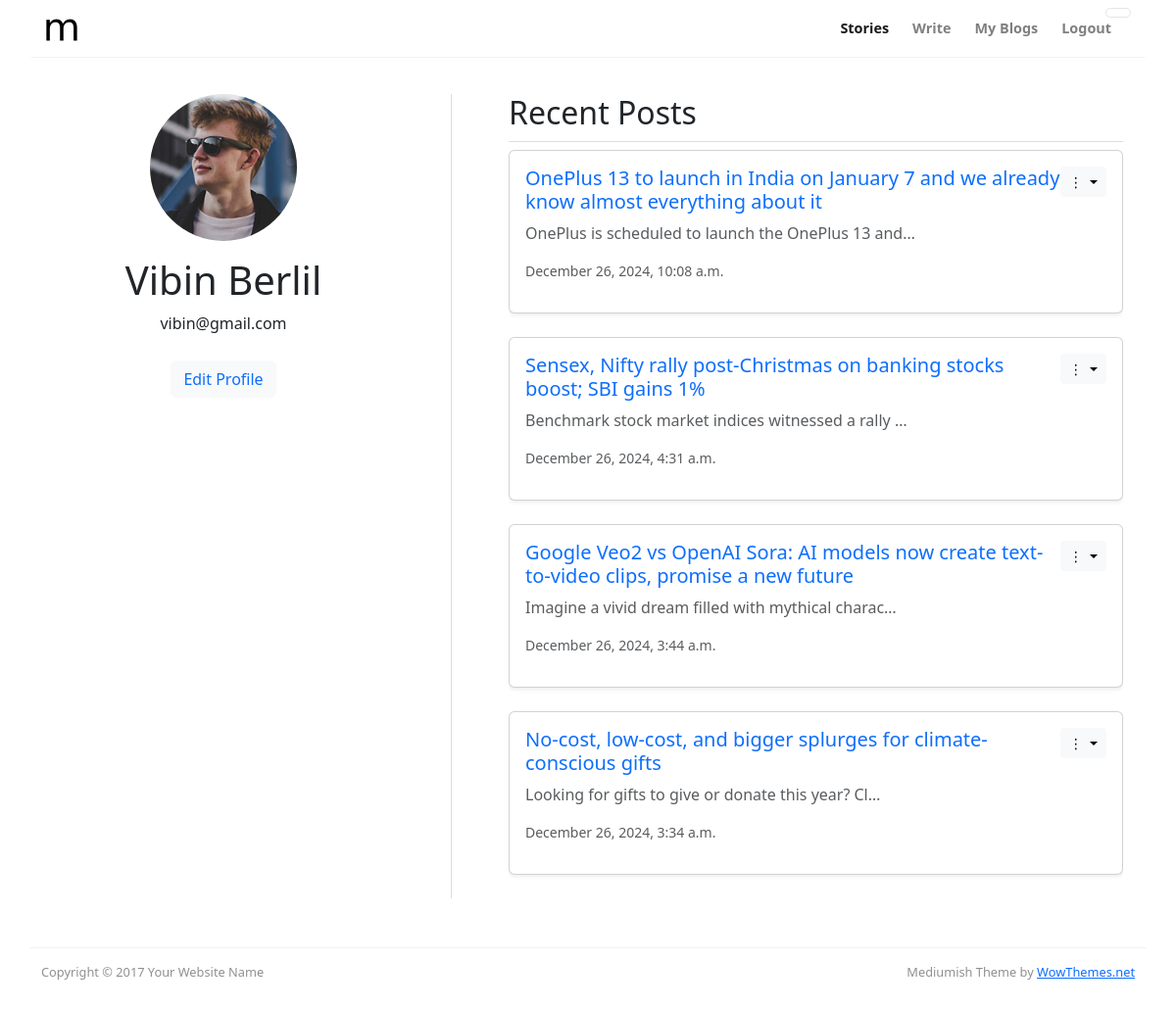
The app's page /profile/ (signed in), older data.
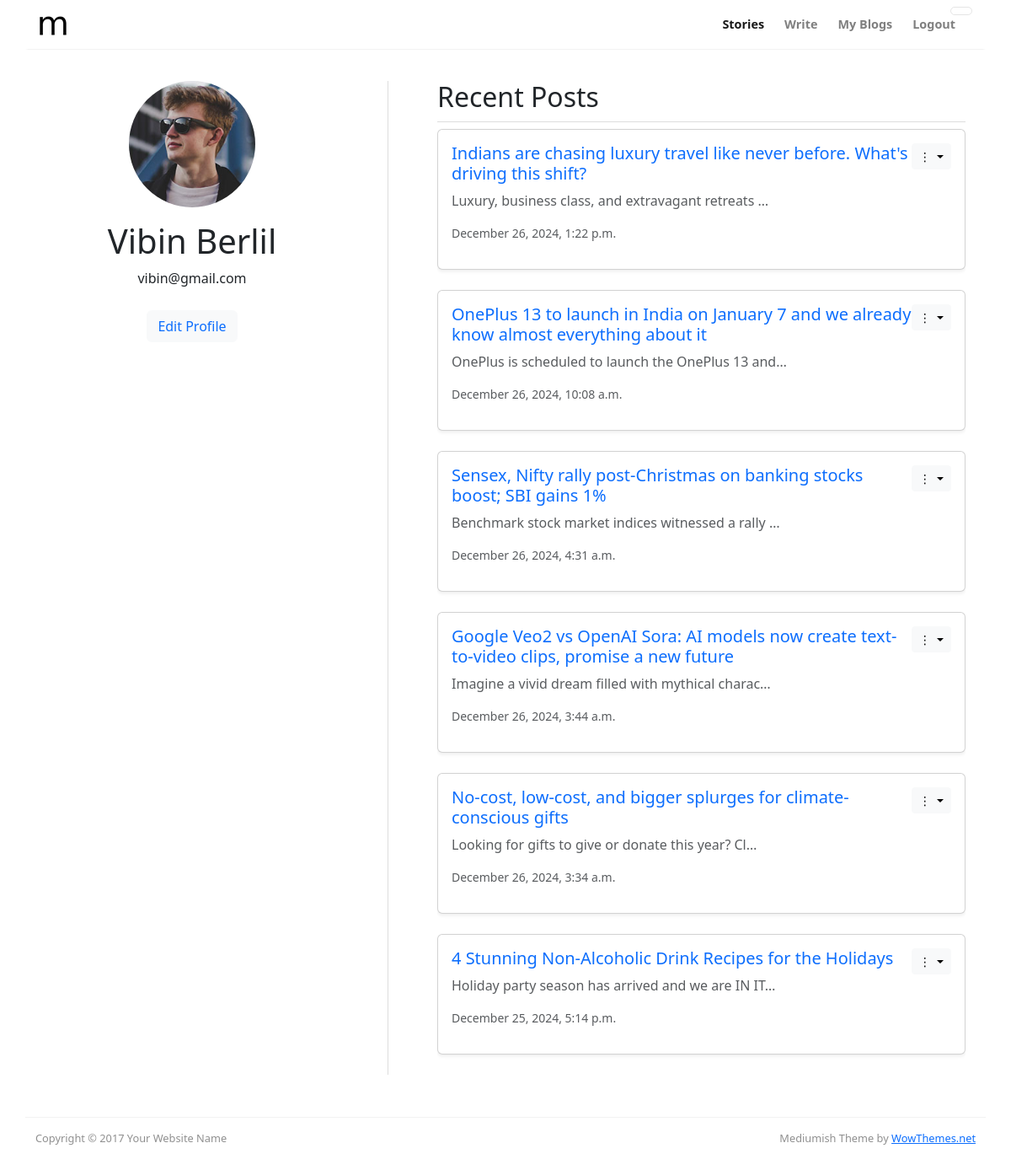
The same page, newer data.
### blogpost/models.py (models this page shows)
class Post(models.Model):
    LIVE = 1
    DELETE = 0
    DELETE_CHOICES = ((LIVE,'Live'), (DELETE,'Delete'))
    title = models.CharField(max_length=200)
    content = models.TextField()
    author = models.ForeignKey(User, on_delete=models.CASCADE)
    image = models.ImageField(upload_to='post_images/', blank=True, null=True)
    priority = models.IntegerField(default=0)
    delete_status = models.IntegerField(choices=DELETE_CHOICES, default=LIVE)
    created_at = models.DateTimeField(auto_now_add=True)
    updated_at = models.DateTimeField(auto_now=True)
    category = models.ForeignKey(Category, on_delete=models.SET_NULL, null=True, blank=True)
    def __str__(self):
        return self.title

### account/views.py (the view)
# urls.py: path('profile/', views.my_posts, name='profile'),
def my_posts(request):
    if request.user.is_authenticated:
        posts = Post.objects.filter(author=request.user, delete_status=Post.LIVE).order_by('-created_at')
        print("Posts for user:", request.user.username, posts)
        return render(request, 'my_profile.html', {'posts': posts})
    else:
        return redirect('signin')  # Redirect to login if user is not authenticated

### templates/my_profile.html (shortened to what this page needs)
{% extends "base.html" %}
{% load static %}
{% block content %}
<!DOCTYPE html>
<html lang="en">
<head>
  <link href="https://cdn.jsdelivr.net/npm/bootstrap@5.3.0/dist/css/bootstrap.min.css" rel="stylesheet">
</head>
<body>
  <div class="container mt-5">
    <div class="row pt-5">
      <div class="col-md-4">
        <div class="profile-section text-center">
          <img src="{{ user.profile.profile_picture.url }}" alt="Profile Picture" class="profile-picture">
          <h1 class="mt-3">{{ user.first_name }} {{ user.last_name }}</h1>
          <p>{{ user.username }}</p>
          <button type="button" class="btn btn-light edit-profile-btn">
            <a href="" class="text-decoration-none">Edit Profile</a>
          </button>
        </div>
      </div>
      <div class="col-md-1 d-none d-md-flex justify-content-center">
      </div>
      <div class="col-md-7">
        <div class="scrollable-content">
          <div class="recent-posts">
            <h2>Recent Posts</h2>
            <div class="d-flex flex-column">
              {% for post in posts %}
              <div class="mb-4">
                <div class="card shadow-sm h-100">
                  <div class="card-body d-flex flex-row justify-content-between">
                    <div>
                      <h5 class="card-title">
                        <a href="{% url "post_detail" post.id %}" class="text-decoration-none">{{ post.title }}</a>
                      </h5>
                      <p class="card-text text-muted">{{ post.content|truncatechars:50 }}</p>
                      <small class="text-muted d-block mb-3">{{ post.created_at|date:"F j, Y, g:i a" }}</small>
                    </div>
                    <div class="dropdown">
                      <button
                        class="btn btn-light btn-sm dropdown-toggle"
                        type="button"
                        id="dropdownMenu{{ forloop.counter }}"
                        data-bs-toggle="dropdown"
                        aria-expanded="false"
                      >
                        &#8942;
                      </button>
                    </div>
                  </div>
                </div>
              </div>
              {% empty %}
              <div class="col-12">
                <div class="alert alert-info text-center">You have not created any posts yet.</div>
              </div>
              {% endfor %}
            </div>
          </div>
        </div>
      </div>
    </div>
  </div>
</body>
</html>
{% endblock content %}

Row changes from the older to the newer data that the page shows:
added Post: title "Indians are chasing luxury travel like never before. What's driving this shift?", content "Luxury, business class, and extravagant retreats …", created_at "December 26, 2024, 1:22 p.m."
now on this page (row edited): Post: title "4 Stunning Non-Alcoholic Drink Recipes for the Holidays", content "Holiday party season has arrived and we are IN IT…", created_at "December 25, 2024, 5:14 p.m."
